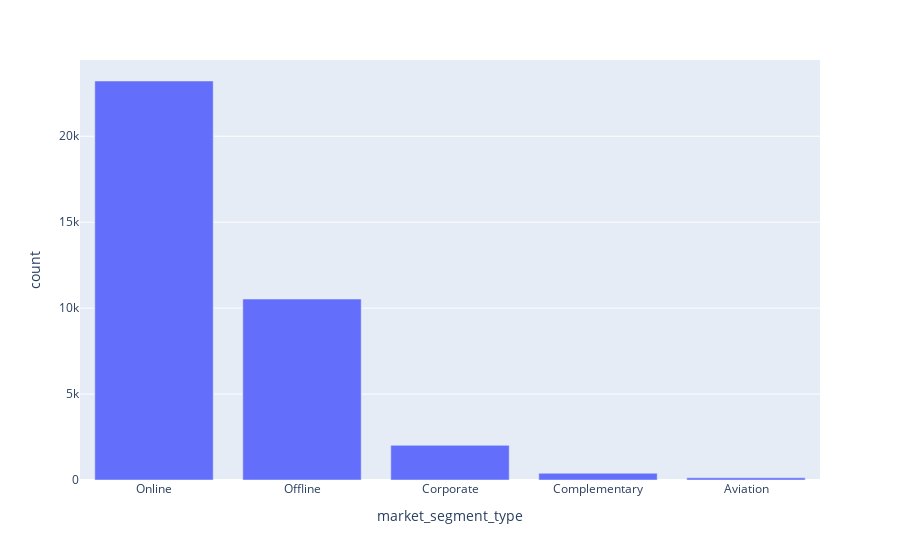

The code cell stored with this chart in its notebook:
### Markdown cell above
Here we can see what the most popular market segments are. We find that there are five segments, with online being the most popular, offline being the next most, and the rest far below.

### Code cell
customer_reservations.groupBy("market_segment_type").agg(
    count("*").alias("count")
).orderBy(desc("count")).plot.bar(x="market_segment_type", y="count")

### Figure 1 — Plotly figure (JSON) as saved in the notebook; plotly's stock layout.template omitted (floating-point values rounded to 4 significant figures)
{"data": [{"hovertemplate": "market_segment_type=%{x}<br>count=%{y}<extra></extra>", "legendgroup": "", "marker": {"color": "#636efa", "pattern": {"shape": ""}}, "name": "", "orientation": "v", "showlegend": false, "textposition": "auto", "type": "bar", "x": ["Online", "Offline", "Corporate", "Complementary", "Aviation"], "xaxis": "x", "y": [23214, 10528, 2017, 391, 125], "yaxis": "y"}], "layout": {"barmode": "relative", "legend": {"tracegroupgap": 0}, "margin": {"t": 60}, "xaxis": {"anchor": "y", "domain": [0, 1], "title": {"text": "market_segment_type"}}, "yaxis": {"anchor": "x", "domain": [0, 1], "title": {"text": "count"}}}}
